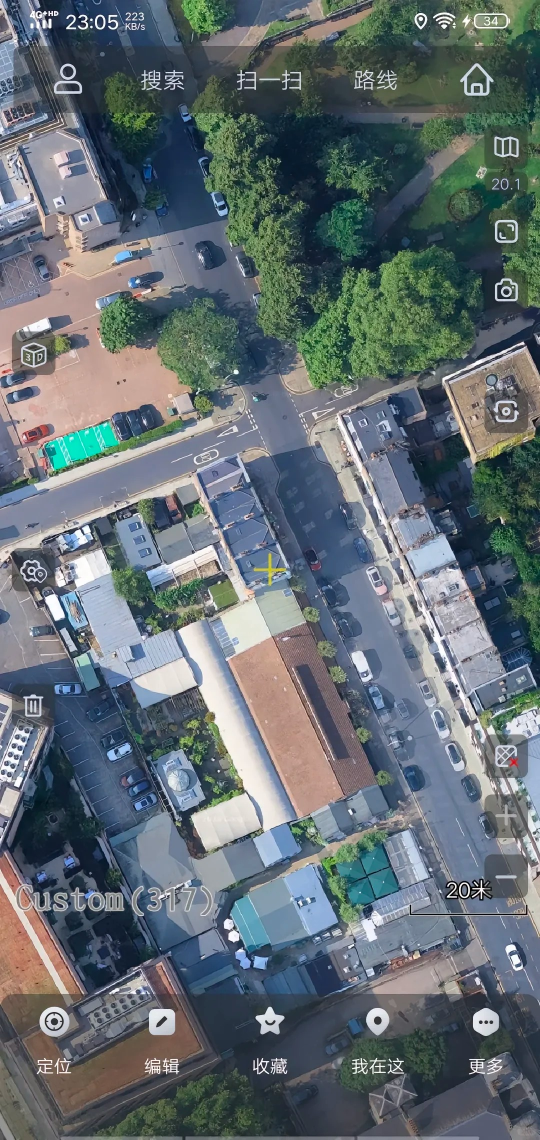
#> input picture inputs/map_build/map/10.jpg, 1080 x 2280 px (shown at 1/2 size)
$ python -i map_parser.py   (imports and definitions only)
#> lines starting #> are read from the running program, lines starting #| are printed output that depends on the picture; after the words box and inside, x2 and y2 are one past the last pixel; in counts of white or black regions, pixels touching at a corner belong together
"""CV-based map parser: road skeleton extraction + junction (intersection) detection.

No neural network needed. Pure computer vision:

    map.png (RGB)
      → extract_semantic_channels (reuse existing color-threshold: water/road/building/green)
      → road_mask (binary)
      → skeletonize (Zhang-Suen thinning, pure numpy — no skimage dependency)
      → build graph (nodes = junction pixels, edges = road segments)
      → node_degree analysis: degree >= 3 = intersection/junction
      → output: intersection_mask, road_graph, junction_positions

This gives the model explicit topological structure (where intersections are)
that the current 16-token VAE path completely lacks.
"""
import math
import numpy as np
from PIL import Image
import cv2
from typing import Optional


# ---------------------------------------------------------------------------
# Semantic extraction (compatible with map_latent.extract_semantic_map)
# ---------------------------------------------------------------------------

def extract_semantic_channels(map_path: str, target_hw: Optional[tuple] = None) -> np.ndarray:
    """Extract 4-channel semantic map: [H, W, 4] (water/road/building/green).

    Compatible with map_latent.extract_semantic_map but returns unnormalized
    raw channels (each in [0,1]) for cleaner downstream processing.
    """
    img = Image.open(map_path).convert("RGB")
    if target_hw is not None:
        img = img.resize((target_hw[1], target_hw[0]), Image.LANCZOS)

    arr = np.array(img).astype(np.float32) / 255.0
    r, g, b = arr[..., 0], arr[..., 1], arr[..., 2]

    water = np.clip((b - np.maximum(r, g)) * 2.0, 0, 1)
    water *= np.clip(b, 0.1, 1.0)

    lightness = (r + g + b) / 3.0
    max_c = np.maximum(np.maximum(r, g), b)
    min_c = np.minimum(np.minimum(r, g), b)
    sat = max_c - min_c
    road = np.clip((lightness - 0.3) * 3.0, 0, 1) * np.clip(1.0 - sat * 3.0, 0, 1)

    green = np.clip((g - np.maximum(r, b)) * 2.5, 0, 1)
    building = np.clip(1.0 - water - road - green, 0, 1)

    return np.stack([water, road, building, green], axis=-1)


# ---------------------------------------------------------------------------
# Road mask + skeletonization
# ---------------------------------------------------------------------------

def extract_road_mask(map_path: str, target_hw: Optional[tuple] = None,
                      threshold: float = 0.3) -> np.ndarray:
    """Extract binary road mask from map image.

    Returns: [H, W] uint8, 255=road, 0=non-road.
    """
    sem = extract_semantic_channels(map_path, target_hw)
    road = sem[..., 1]  # road channel
    mask = (road > threshold).astype(np.uint8) * 255
    # Clean up: remove small noise, fill small holes
    kernel = cv2.getStructuringElement(cv2.MORPH_ELLIPSE, (5, 5))
    mask = cv2.morphologyEx(mask, cv2.MORPH_OPEN, kernel)
    mask = cv2.morphologyEx(mask, cv2.MORPH_CLOSE, kernel)
    return mask


# [69 lines left out: functions _zhang_suen_thinning, _count_neighbors, _count_transitions, not called in this run]


def skeletonize_road(road_mask: np.ndarray, min_road_width: int = 3) -> np.ndarray:
    """Skeletonize a road mask to a 1-pixel-wide centerline.

    Uses morphological thinning (Zhang-Suen) after optional pre-thinning
    to reduce wide roads. Returns binary skeleton [H, W] uint8 (0 or 255).

    For wide roads, first erode to reduce width, then thin.
    """
    binary = (road_mask > 127).astype(np.uint8)
    # For wide roads, pre-erode to get a cleaner skeleton
    if min_road_width > 1:
        kernel_size = max(1, min_road_width - 1)
        kernel = cv2.getStructuringElement(cv2.MORPH_ELLIPSE, (kernel_size, kernel_size))
        binary = cv2.erode(binary, kernel, iterations=1)

    # Use OpenCV's ximgproc thinning if available, otherwise Zhang-Suen
    try:
        thin = cv2.ximgproc.thinning(binary * 255, thinningType=cv2.ximgproc.THINNING_ZHANGSUEN)
        return thin
    except (AttributeError, cv2.error):
        # Fallback: Zhang-Suen in numpy
        skel = _zhang_suen_thinning(binary)
        return (skel * 255).astype(np.uint8)


# ---------------------------------------------------------------------------
# Junction detection via distance transform (robust, no skeleton needed)
# ---------------------------------------------------------------------------

def detect_junctions(road_mask: np.ndarray, dilation: int = 15,
                     min_area: int = 20, width_ratio: float = 1.8,
                     width_offset: float = 3.0) -> tuple:
    """Detect road junctions/intersections from a road mask.

    Uses distance transform: at junctions, multiple roads converge so the
    road is wider there. Pixels where the distance-to-background exceeds
    ~1.8x the median road half-width are junction candidates. Connected
    components of these wide-road regions are individual junctions.

    This is far more robust than skeleton-based degree counting, which
    produces hundreds of false positives from skeleton noise.

    Args:
        road_mask: binary road mask [H, W] uint8 (0 or 255).
        dilation: radius to dilate junction regions in the output mask.
        min_area: minimum pixel area for a junction component.
        width_ratio: junction width threshold = median_width * width_ratio.
        width_offset: additional offset on the width threshold.

    Returns:
        (junction_mask, junction_points)
        - junction_mask: [H, W] uint8, 255 at junction areas, 0 elsewhere.
        - junction_points: list of (x, y, area) for each junction, sorted
          by area (largest/most-significant first).
    """
    binary = (road_mask > 127).astype(np.uint8)
    dist = cv2.distanceTransform(binary, cv2.DIST_L2, 5)

    road_pixels = dist[binary > 0]
    if len(road_pixels) == 0:
        return np.zeros_like(road_mask, dtype=np.uint8), []

    median_width = float(np.median(road_pixels))
    junction_threshold = max(median_width * width_ratio, median_width + width_offset)

    # Wide road = junction candidates
    wide_road = (dist > junction_threshold).astype(np.uint8) * 255

    # Connected components = individual junctions
    n_labels, labels, stats, centroids = cv2.connectedComponentsWithStats(wide_road, connectivity=8)

    junction_points = []
    for i in range(1, n_labels):
        area = int(stats[i, cv2.CC_STAT_AREA])
        if area < min_area:
            continue
        cx, cy = float(centroids[i][0]), float(centroids[i][1])
        junction_points.append((cx, cy, area))

    # Sort by area (largest = most significant intersection first)
    junction_points.sort(key=lambda x: -x[2])

    # Build junction mask (dilate each junction region)
    junction_mask = np.zeros_like(road_mask, dtype=np.uint8)
    # Use the wide_road components directly, then dilate
    for i in range(1, n_labels):
        area = int(stats[i, cv2.CC_STAT_AREA])
        if area < min_area:
            continue
        comp = (labels == i).astype(np.uint8) * 255
        kernel = cv2.getStructuringElement(cv2.MORPH_ELLIPSE, (dilation * 2, dilation * 2))
        junction_mask = cv2.bitwise_or(junction_mask, cv2.dilate(comp, kernel))

    return junction_mask, junction_points


# ---------------------------------------------------------------------------
# Route mask rasterization
# ---------------------------------------------------------------------------

# [62 lines left out: functions rasterize_route, route_progress_segment, not called in this run]


# ---------------------------------------------------------------------------
# Full map parsing pipeline
# ---------------------------------------------------------------------------

def parse_map(map_path: str, target_hw: Optional[tuple] = None,
              route_polyline: Optional[np.ndarray] = None,
              route_progress: Optional[tuple] = None) -> dict:
    """Full map parsing: semantic channels + road skeleton + junctions + route.

    Args:
        map_path: path to map image.
        target_hw: (H, W) to resize map to. None = original size.
        route_polyline: optional [N, 2] route in map pixel coords.
        route_progress: optional (start, end) progress [0,1] for visible segment.

    Returns:
        dict with:
            'semantic': [H, W, 4] (water/road/building/green)
            'road_mask': [H, W] uint8
            'skeleton': [H, W] uint8
            'junction_mask': [H, W] uint8
            'junction_points': list of (x, y)
            'route_mask': [H, W] uint8 (full route, if provided)
            'route_visible_mask': [H, W] uint8 (visible segment, if progress given)
            'topology_channels': [H, W, 3] (road, junction, route_visible)
    """
    sem = extract_semantic_channels(map_path, target_hw)
#> in extract_semantic_channels, img is the input picture: PIL image 1080x2280 RGB; mean R, G, B 98.7, 109.3, 114.3
#> in extract_semantic_channels, `building = np.clip(1.0 - water - road - green, 0, 1)`:
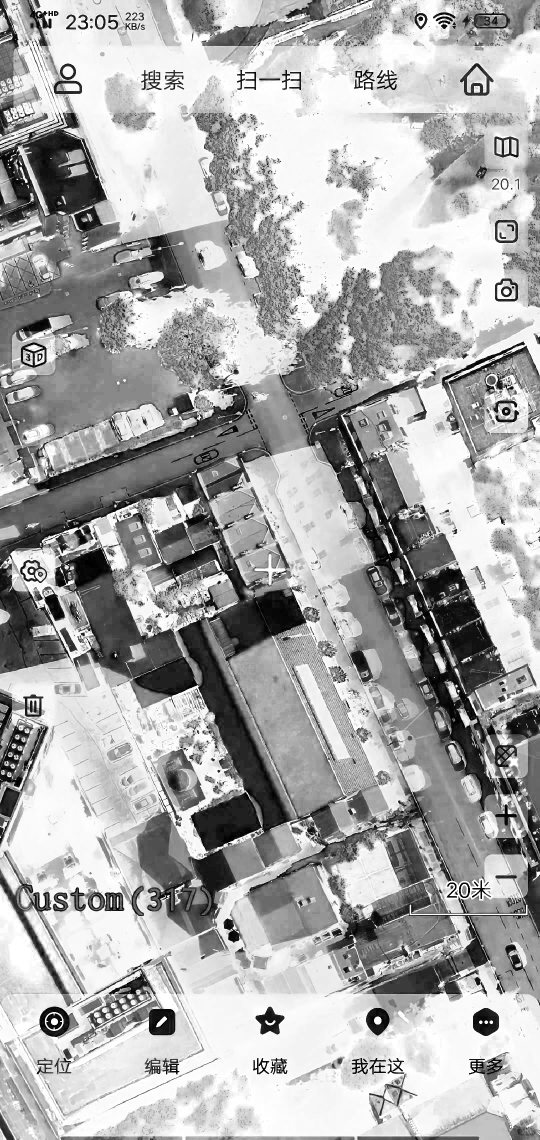
#> building: shape (2280, 1080) float32 (shown at 1/2 size); min 0, max 1, mean 0.671
#> in extract_semantic_channels, `return np.stack([water, road, building, green], axis=-1)`:
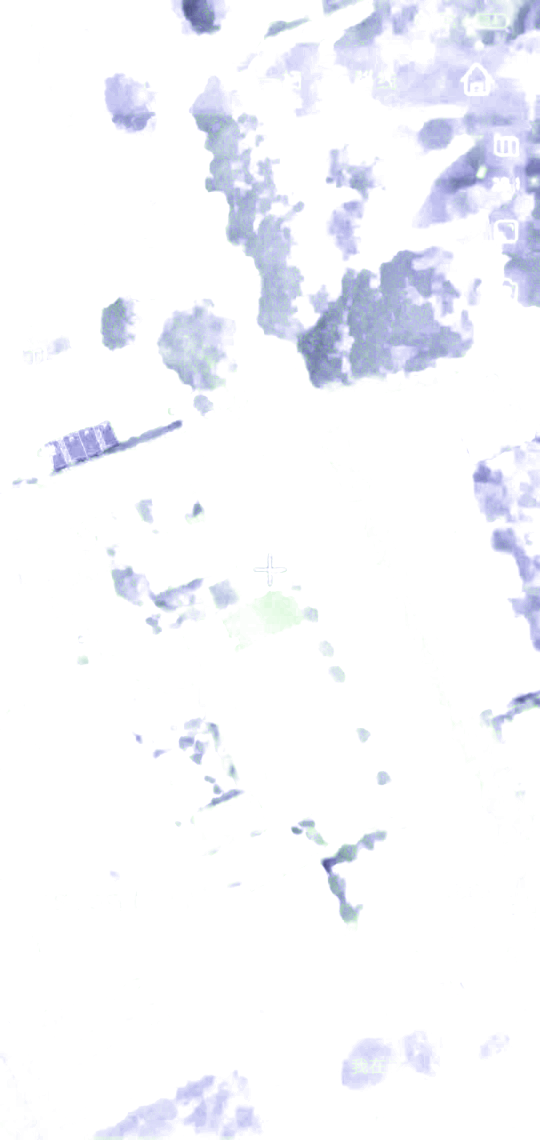
#> returned value: shape (2280, 1080, 4) float32 (shown at 1/2 size); mean of channels 0, 1, 2, 3 0.0405, 0.253, 0.673, 0.0357; transparent parts drawn white
    H, W = sem.shape[:2]
#> H = 2280; W = 1080

    road_mask = extract_road_mask(map_path, (H, W))
#> in extract_road_mask, `mask = (road > threshold).astype(np.uint8) * 255`:
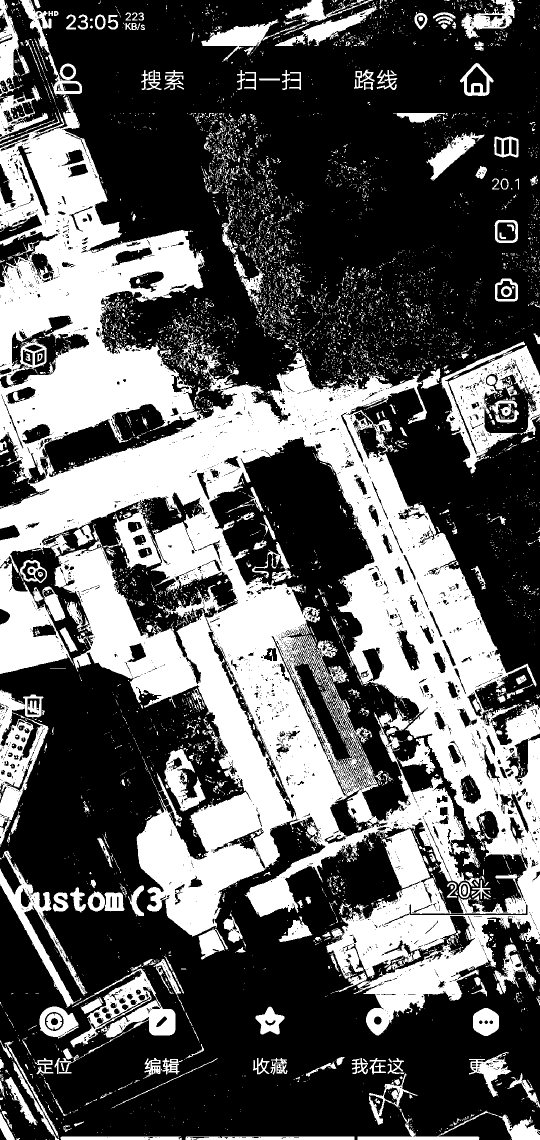
#> mask: shape (2280, 1080) (shown at 1/2 size); 35.9% white; 6906 white regions (6253 under 20 px), largest, box (x1, y1, x2, y2) and area: (0, 193, 1080, 2071) 658023, (883, 682, 1080, 947) 19528, (0, 1126, 148, 1348) 17882
#> in extract_road_mask, `mask = cv2.morphologyEx(mask, cv2.MORPH_OPEN, kernel)`: mask: shape (2280, 1080); 31.3% white; 580 white regions (97 under 20 px), largest, box (x1, y1, x2, y2) and area: (0, 732, 1080, 1879) 371240, (0, 256, 408, 957) 130206, (109, 1096, 394, 1407) 33812
#> in extract_road_mask, `mask = cv2.morphologyEx(mask, cv2.MORPH_CLOSE, kernel)`: mask: shape (2280, 1080); 32.2% white; 372 white regions (75 under 20 px), largest, box (x1, y1, x2, y2) and area: (0, 256, 1080, 2071) 605008, (653, 1551, 939, 1976) 46144, (883, 684, 1080, 947) 19459
    skeleton = skeletonize_road(road_mask)
#> in skeletonize_road, `binary = cv2.erode(binary, kernel, iterations=1)`: binary: shape (2280, 1080); values 0 (black) and 1 (white), 30.9% white; 387 white regions (158 under 20 px), largest, box (x1, y1, x2, y2) and area: (0, 257, 1080, 1888) 565023, (654, 1552, 939, 1975) 44338, (733, 1800, 1019, 2071) 20578
#> in skeletonize_road, `thin = cv2.ximgproc.thinning(binary * 255, thinningType=cv2.ximgproc.T..`: thin: shape (2280, 1080); 1.8% white in thin lines or dots
    junction_mask, junction_points = detect_junctions(road_mask)
#> in detect_junctions, `dist = cv2.distanceTransform(binary, cv2.DIST_L2, 5)`:
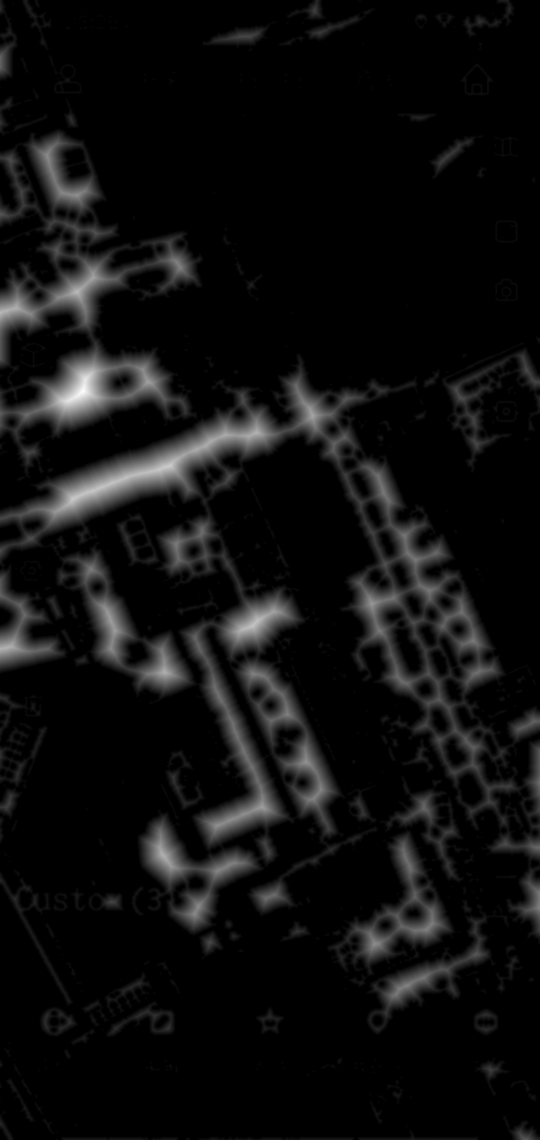
#> dist: shape (2280, 1080) float32 (shown at 1/2 size); min 0, max 70.3, mean 4; drawn with min black and max white
#> in detect_junctions, `median_width = float(np.median(road_pixels))`: median_width = 9.2
#> in detect_junctions, `junction_threshold = max(median_width * width_ratio, median_width + wi..`: junction_threshold = 16.55
#> in detect_junctions, `wide_road = (dist > junction_threshold).astype(np.uint8) * 255`: wide_road: shape (2280, 1080); 9.1% white; 84 white regions (23 under 20 px), largest, box (x1, y1, x2, y2) and area: (0, 751, 722, 1059) 44747, (0, 696, 346, 857) 23658, (376, 1255, 562, 1683) 16270
#> in detect_junctions, `n_labels, labels, stats, centroids = cv2.connectedComponentsWithStats(..`:
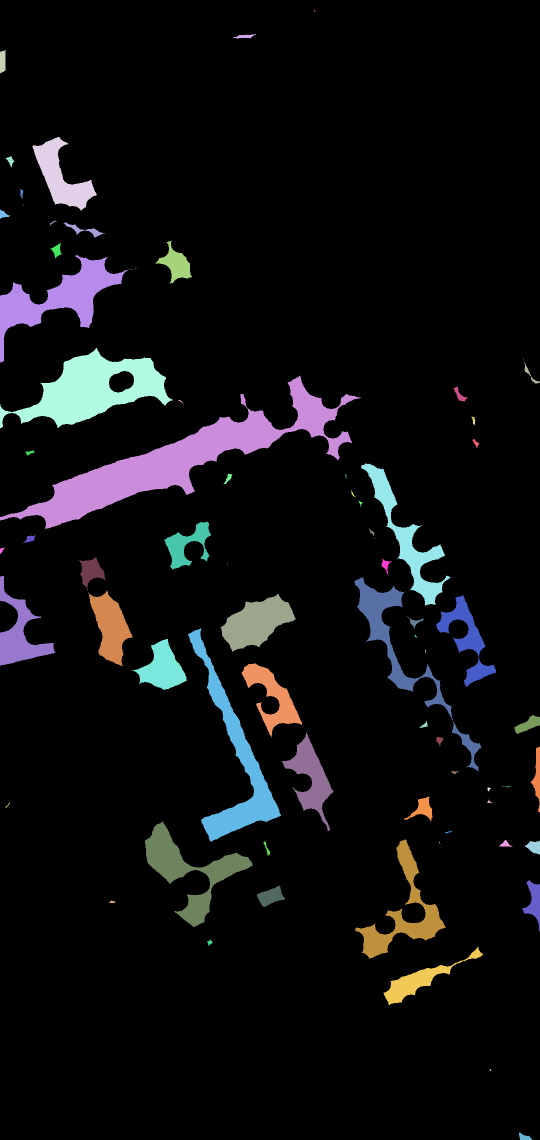
#> labels: shape (2280, 1080) int32 (shown at 1/2 size); 85 distinct labels, from 0 to 84; one colour per label, 0 black
#> in detect_junctions, `n_labels, labels, stats, centroids = cv2.connectedComponentsWithStats(..`: n_labels = 85; stats = 85 rows, first 6: [0, 0, 1080, 2280, 2238748], [628, 19, 2, 5, 8], [466, 68, 46, 9, 215], [0, 100, 12, 46, 462], [65, 274, 129, 148, 7482], [11, 313, 18, 22, 170]; centroids = 85 pairs, first value 2.87 to 1074.5, second value 21 to 2274.2
#> the loop in detect_junctions, `for i in range(1, n_labels):` made 84 passes
#> (area, cx, cy) on passes 2, 3, 4, 5, 6, 8, 9, 10, 11, 12, 13, 18: (215, 489.1, 72.44), (462, 4.95, 122.5), (7482, 122.1, 353.3), (170, 20.38, 321.1), (71, 42.86, 386.3), (186, 6.35, 428.7), (44, 104.9, 445.1), (571, 168.4, 459.9), (2522, 351.9, 528.2), (328, 113.2, 500.7), (15826, 115.6, 595.6), (23658, 185, 778.6)
#> after the loop in detect_junctions, `for i in range(1, n_labels):`: junction_points = 61 items, first 6: (489.1, 72.44, 215), (4.95, 122.5, 462), (122.1, 353.3, 7482), (20.38, 321.1, 170), (42.86, 386.3, 71), (6.35, 428.7, 186)
#> the loop in detect_junctions, `for i in range(1, n_labels):` made 84 passes
#> area on passes 2, 3, 4, 5, 6, 8, 9, 10, 11, 12, 13, 18: 215, 462, 7482, 170, 71, 186, 44, 571, 2522, 328, 15826, 23658
#> after the loop in detect_junctions, `for i in range(1, n_labels):`: comp: shape (2280, 1080); 0.01% white; 1 white region, box (x1, y1, x2, y2) and area: (1038, 2265, 1065, 2280) 230
#> after the loop in detect_junctions, `for i in range(1, n_labels):`:
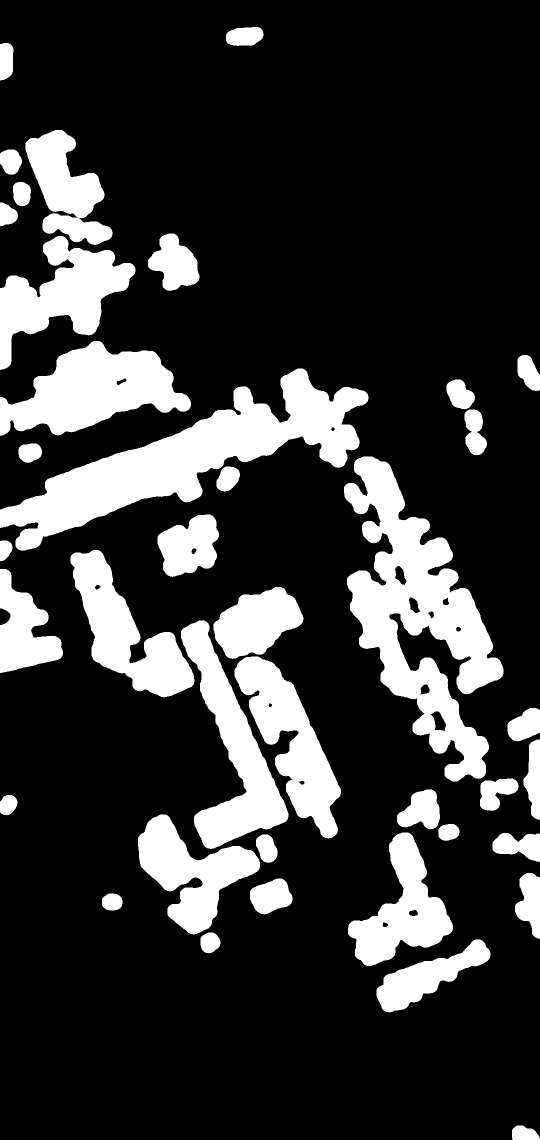
#> junction_mask: shape (2280, 1080) (shown at 1/2 size); 21.1% white; 39 white regions, largest, box (x1, y1, x2, y2) and area: (688, 913, 1007, 1564) 83702, (0, 737, 737, 1102) 79882, (0, 682, 382, 872) 40089
#> junction_points = 61 items, first 6: (362.2, 919, 44747), (185, 778.6, 23658), (470.4, 1525.3, 16270), (115.6, 595.6, 15826), (378.4, 1741.4, 12762), (801.1, 1299, 10826)

    result = {
        'semantic': sem,
        'road_mask': road_mask,
        'skeleton': skeleton,
        'junction_mask': junction_mask,
        'junction_points': junction_points,
    }

    if route_polyline is not None:
        # Scale route to target size if needed
        route = route_polyline.copy().astype(np.float32)
        route_full_mask = rasterize_route(route, (H, W))
        result['route_mask'] = route_full_mask

        if route_progress is not None:
            vis_poly = route_progress_segment(route, route_progress[0], route_progress[1])
            route_vis_mask = rasterize_route(vis_poly, (H, W), thickness=5)
            result['route_visible_mask'] = route_vis_mask
        else:
            result['route_visible_mask'] = route_full_mask.copy()

    # Combined topology channels: road, junction, route_visible
    topo = np.stack([
        (road_mask > 127).astype(np.float32),
        (junction_mask > 127).astype(np.float32),
        (result.get('route_visible_mask', np.zeros((H, W), dtype=np.uint8)) > 127).astype(np.float32),
    ], axis=-1)
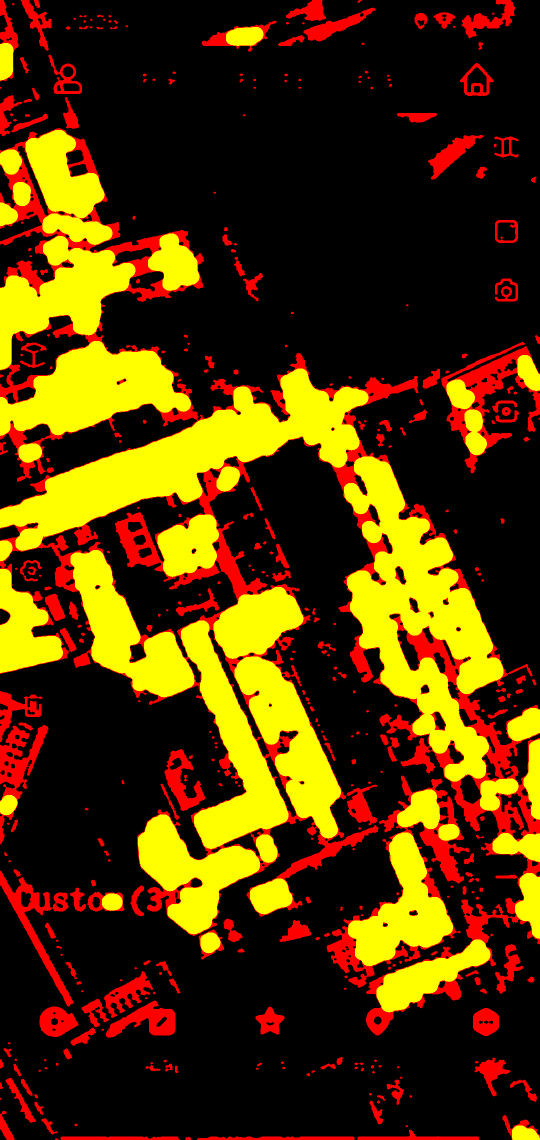
#> topo: shape (2280, 1080, 3) float32 (shown at 1/2 size); mean of channels 0, 1, 2 0.322, 0.211, 0; drawn as R, G, B
    result['topology_channels'] = topo

    return result

>>> result = parse_map('../inputs/map_build/map/10.jpg')
#> result = 6 items
